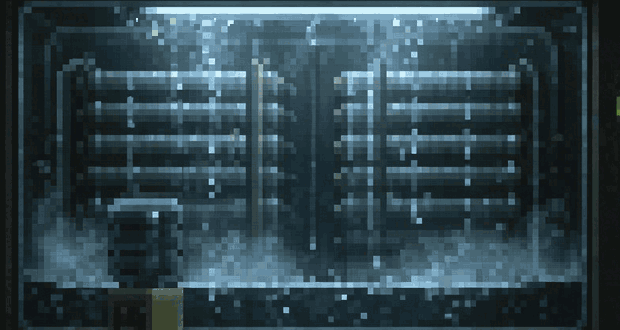
#> input picture examples/condenser/assets/reference/condenser-detail.gif, 620 x 330 px
$ python derive_layers.py
#> lines starting #> are read from the running program, lines starting #| are printed output that depends on the picture; after the words box and inside, x2 and y2 are one past the last pixel; in counts of white or black regions, pixels touching at a corner belong together
#!/usr/bin/env python3
"""Rebuild at reference pixel density (Pillow + numpy), without spatial filtering.

Temporal median removes animated drops. Only two left border columns are
cropped to retain the existing 618x330 scene geometry. Mist remains static.
"""
from pathlib import Path
import numpy as np
from PIL import Image

ROOT = Path(__file__).resolve().parents[1]
LAYERS = ROOT / 'assets/layers'
with Image.open(ROOT / 'assets/reference/condenser-detail.gif') as gif:
#> gif is the input picture: PIL image 620x330 P; mean R, G, B 48.3, 68.9, 77.1
    assert gif.size == (620, 330)
    frames = []
    for i in range(gif.n_frames):
        gif.seek(i)
        frames.append(np.asarray(gif.convert('RGB'))[:, 2:620])
#> gif: PIL image 620x330 RGB
#> after the loop, frames = 72 items
plate = np.median(np.stack(frames), axis=0).astype(np.uint8)
y, x = np.mgrid[:330, :618]
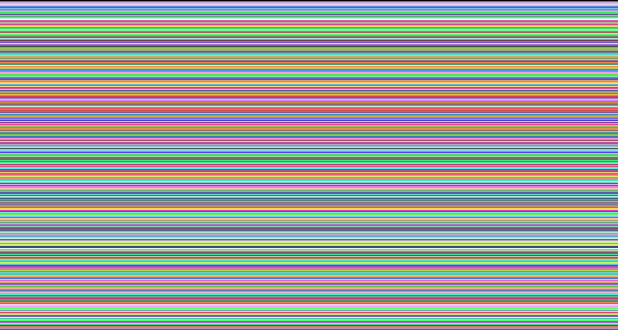
#> y: shape (330, 618) int64; 330 distinct labels, from 0 to 329; one colour per label, 0 black
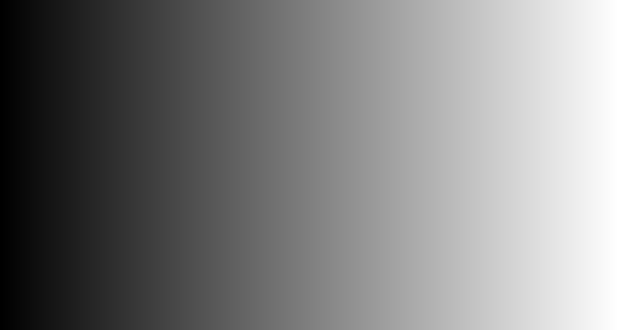
#> x: shape (330, 618) int64; min 0, max 617, mean 308.5; drawn with min black and max white
window = (x >= 24) & (x < 582) & (y >= 18) & (y < 324)
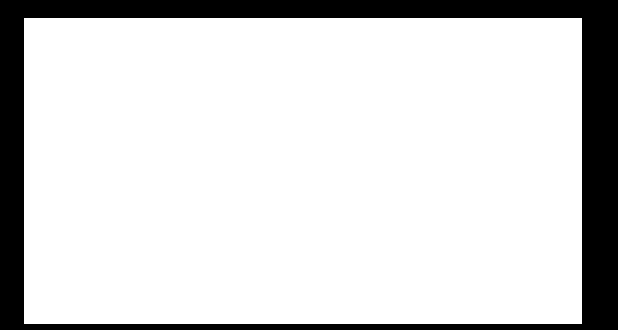
#> window: shape (330, 618) bool; 83.7% white; 1 black region, box (x1, y1, x2, y2) and area: (0, 0, 618, 330) 33192
basin = (x >= 24) & (x < 582) & (y >= 288) & (y < 324)
#> basin: shape (330, 618) bool; 9.8% white; 1 white region, box (x1, y1, x2, y2) and area: (24, 288, 582, 324) 20088
cooler = (x >= 102) & (x < 186) & (y >= 192) & window
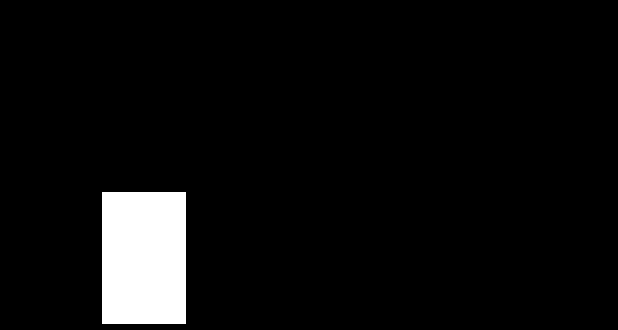
#> cooler: shape (330, 618) bool; 5.4% white; 1 white region, box (x1, y1, x2, y2) and area: (102, 192, 186, 324) 11088

def layer(name, rgb, mask):
#> called with name = 'frame_foreground.png'
    rgba = np.zeros((330, 618, 4), dtype=np.uint8)
#> rgba: shape (330, 618, 4); every value is 0
    rgba[:, :, :3] = rgb
    rgba[:, :, 3] = mask.astype(np.uint8) * 255
    Image.fromarray(rgba).save(LAYERS / name)
    return rgba

parts = [layer('frame_foreground.png', plate, ~window),
         layer('cooler_foreground.png', plate, cooler),
         layer('machine_interior.png', plate, window & ~basin & ~cooler)]
reservoir = plate.copy()
# Reconstructed hidden water, covered by the cooler in the final composition.
for column in range(114, 180):
    reservoir[288:324, column] = plate[288:324, min(180 + 179 - column, 581)]
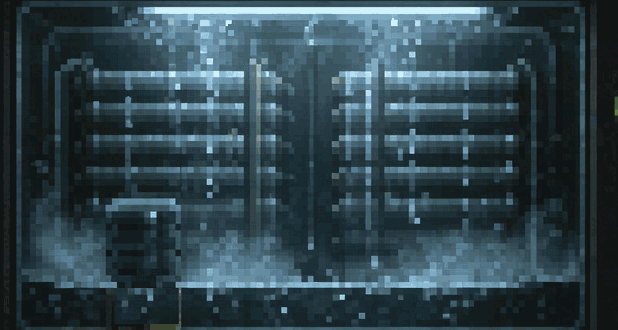
#> reservoir: shape (330, 618, 3); mean of channels 0, 1, 2 48.2, 68.9, 77.3; drawn as R, G, B
parts.append(layer('reservoir_static.png', reservoir, basin))
#> call 4 of layer, with name = 'reservoir_static.png'
#> in layer (call 4), `rgba[:, :, 3] = mask.astype(np.uint8) * 255`:
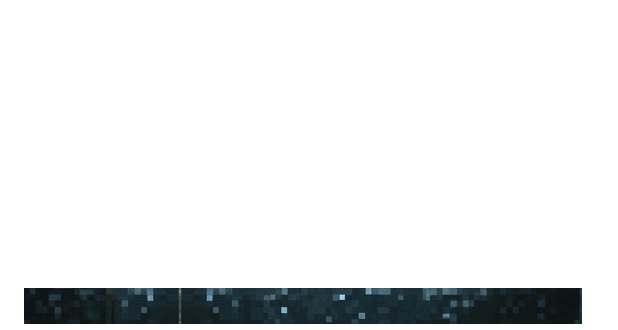
#> rgba: shape (330, 618, 4); mean of channels 0, 1, 2, 3 48.2, 68.9, 77.3, 25.1; transparent parts drawn white
layer('reservoir_mask.png', np.full_like(plate, 255), basin)
#> in layer (call 5), `rgba[:, :, 3] = mask.astype(np.uint8) * 255`: rgba: shape (330, 618, 4); mean of channels 0, 1, 2, 3 255, 255, 255, 25.1
reflection = plate[108:144, 24:582][::-1].astype(np.float32)
reflection = (reflection * 0.8 + np.array([23, 45, 54]) * 0.2).astype(np.uint8)
Image.fromarray(reflection).convert('RGBA').save(LAYERS / 'reflection.png')
# The animated overlay does use six-pixel-wide drops, unlike the static plate.
ramp = [(82,117,135,170), (82,117,135,205), (82,117,135,215),
        (127,171,195,235), (173,202,198,255)]
drop = np.repeat(np.repeat(np.array(ramp, dtype=np.uint8)[:, None], 6, axis=0), 6, axis=1)
Image.fromarray(drop).save(LAYERS / 'drop.png')
composite = np.zeros_like(plate)
#> composite: shape (330, 618, 3); every value is 0
for index in [2, 3, 1, 0]:
    rgba = parts[index]
    opaque = rgba[:, :, 3] == 255
    composite[opaque] = rgba[:, :, :3][opaque]
#> this loop made 4 passes
#> pass 1, `opaque = rgba[:, :, 3] == 255`:
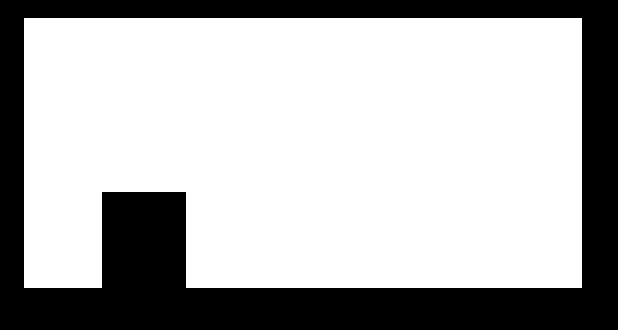
#> opaque: shape (330, 618) bool; 69.9% white; 1 black region, box (x1, y1, x2, y2) and area: (0, 0, 618, 330) 61344
assert np.array_equal(composite, plate), 'static layers must preserve every plate pixel'
print('618x330 layers; exact full-resolution static-plate reconstruction verified')
